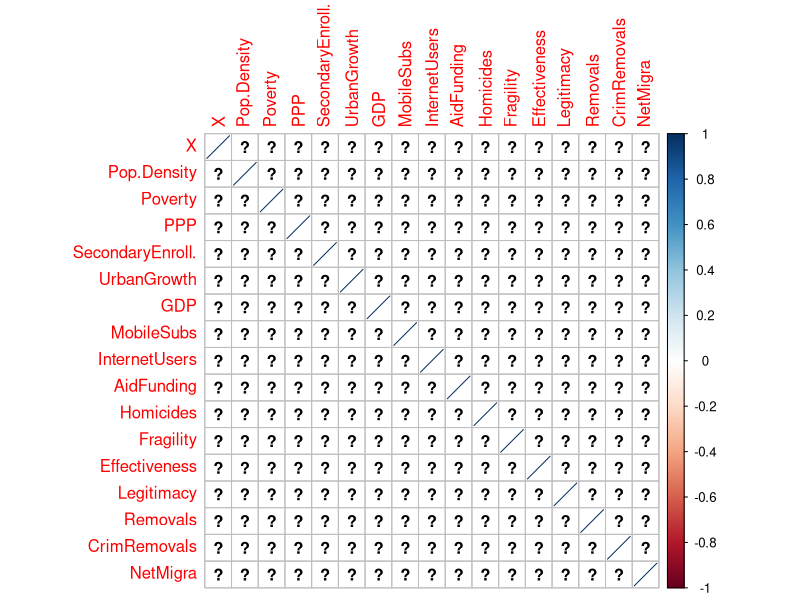

Here is the R script that generated this plot: (Note: this script raises an error after producing the figure.)
library(corrplot)

##Pre-cleaning, interopolated NAs by averaging values on either side...if a value was the first point averaged the two
#following points
##Removed specific legitimacy and effectiveness indicators because there was not variation

#Read in data
rawData<-na.omit(read.table("HondoTransp.csv", header=TRUE, sep=","))
rawData<-rawData[1:9,1:17]
#calculate correlations
x<-cor(rawData)
#plot correlations
corrplot(x, method = "ellipse")
#correlation plot matrix
plot(rawData)

#linear regression
#me screwing-around with some linear models
#model<-lm(rawData$Homicides ~ ., data=rawData)
#model2<-lm(Homicides ~ CrimRemovals + Poverty + PPP + GDP, data = rawData)